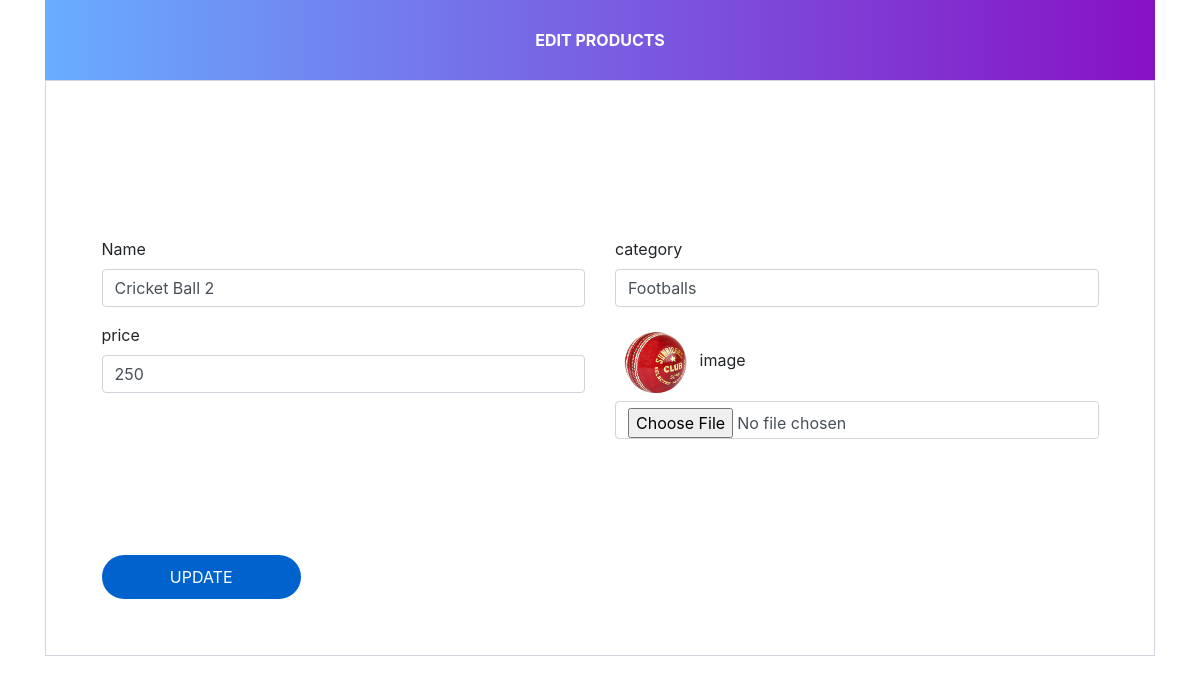
The app's page /edit-product/11, older data.
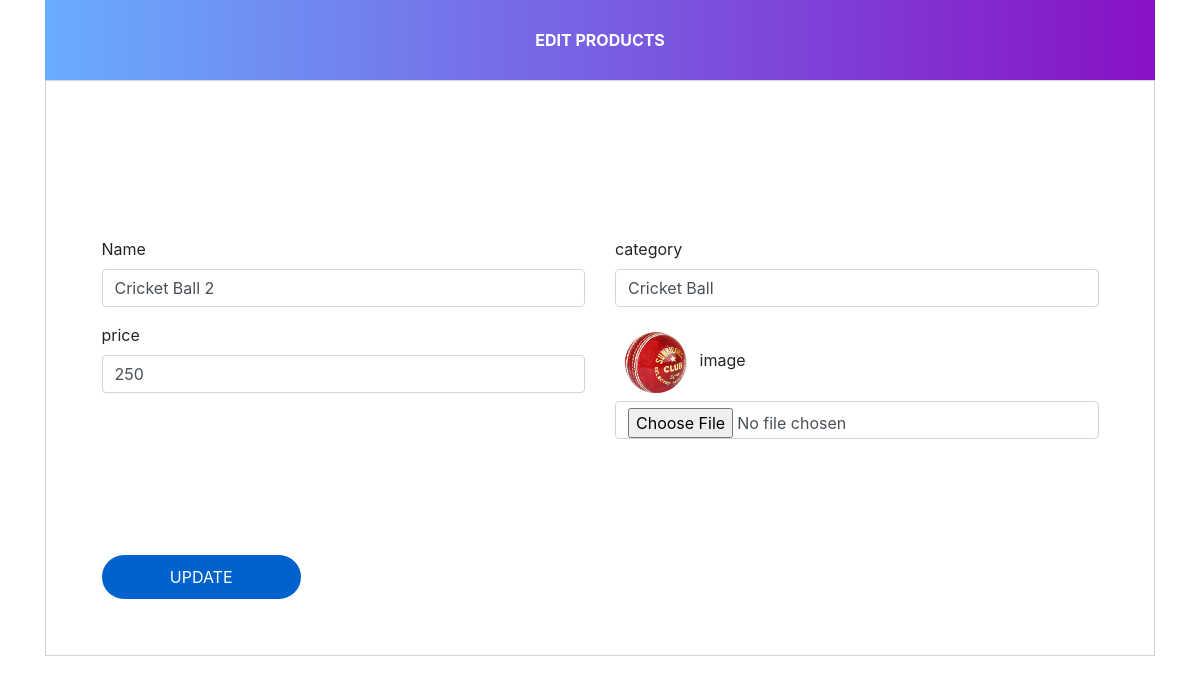
The same page, newer data.
### neona_sports/models.py (models this page shows, shortened)
class Product(models.Model):
    Availibilty = (('In Stock','In Stock'), ("Out of Stock","Out of Stock"))
    category = models.ForeignKey(Category, on_delete=models.CASCADE, default='1')
    name = models.CharField(max_length=255)
    description = models.CharField(max_length=200, default='')
    price = models.IntegerField(default=0)
    sale = models.CharField(max_length=255)
    image = models.ImageField(upload_to='products/')
    Availibilty = models.CharField(choices=Availibilty,null=True, max_length=100)
    created_at = models.DateTimeField(auto_now_add=True)
    featured = models.BooleanField(default=False)

class Category(models.Model):
    main_category = models.ForeignKey(Main_category, on_delete=models.CASCADE)
    name = models.CharField(max_length=100)
    def __str__(self):
        return self.name

### neona_sports/views.py (the view, shortened to what this page needs)
# urls.py: path('edit-product/<str:st>', views.editProduct, name="edit-product"),
def editProduct(request, st):
    prod = Product.objects.get(id=st)
    context ={
        'prod':prod
    }
    return render(request, 'admin/editproduct.html', context)

### neona_sports/templates/admin/editproduct.html (shortened to what this page needs)
<!DOCTYPE html>
<html lang="en">
<head>
    {% load static %}
	<link rel="stylesheet" href="{% static 'css/admin.css'%}">
    <link href="//maxcdn.bootstrapcdn.com/bootstrap/4.1.1/css/bootstrap.min.css" rel="stylesheet" id="bootstrap-css">
</head>
<body>
    <form method="post" enctype="multipart/form-data">
        <div class="container register-form">
          <div class="form">
            <div class="note">
              <p>EDIT PRODUCTS</p>
            </div>
            <div class="form-content">
              <div class="row">
                <div class="col-md-6">
                  <div class="form-group">
                    <label>Name</label>
                    <input name="name" type="text" value="{{prod.name}}" class="form-control" required>
                  </div>
                  <div class="form-group">
                    <label>price</label>
                    <input name="price" type="number" value="{{prod.price}}" class="form-control" required>
                  </div>
                </div>
                <div class="col-md-6">
                  <div class="form-group">
                    <label>category</label>
                    <input name="category" type="text" value="{{prod.category}}" class="form-control" required>
                  </div>
                  <div class="form-group">
                    {% if prod.image %}
                        <img src="{{prod.image.url}}"  alt="Profile Pic"  width="80px" >
                    {% endif %}
                        <label>image</label>
                    <input name="image" type="file" value="{{prod.name}}" class="form-control" required>
                  </div>
                </div>
              </div>
              <button type="submit" class="btnSubmit">UPDATE</button>
            </div>
          </div>
        </div>
      </form>
</body>
</html>

Row changes from the older to the newer data that the page shows:
changed Product "Cricket Ball 2": category "Footballs" → "Cricket Ball"
